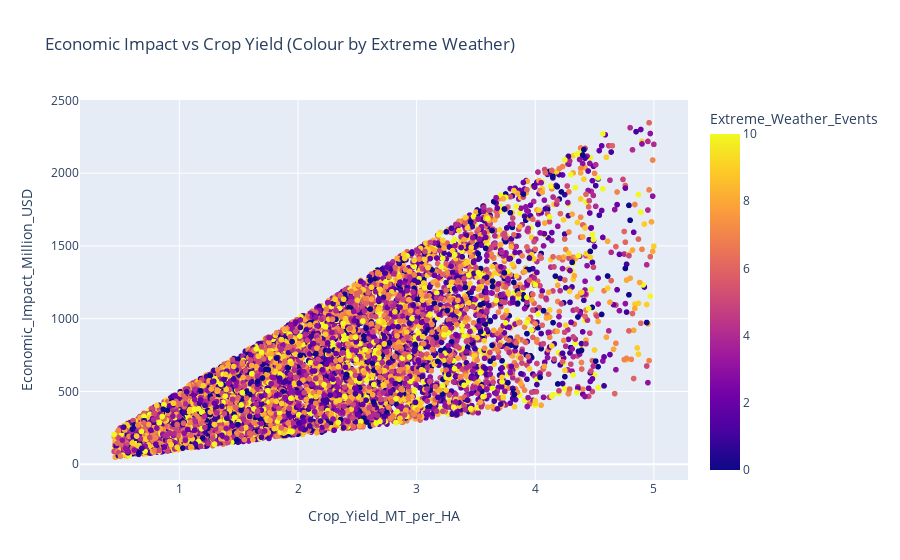

The notebook cell saved with this chart:
### Markdown cell above
We check the relationship betwee crop yield and economic impact as it might be an area we wish to investigate further. Moreover the column 'Economic_Impact_Million_USD' is amibiguous, as it could mean either economic growth or economic damage, by comparing it with a variable that will obviously generate more growth such as crop yield we can determine if the economic impact is a positive or negative impact.

### Code cell
fig = px.scatter(
    df,
    x="Crop_Yield_MT_per_HA",   # This graph was created with help from Copilot
    y="Economic_Impact_Million_USD",     # Note: This graph won't render on GitHub; fork and run locally to see the output.
    color="Extreme_Weather_Events",
    hover_data=["Year", "Soil_Health_Index", "CO2_Emissions_MT"],
    title="Economic Impact vs Crop Yield (Colour by Extreme Weather)"
)

fig.show()

### Figure 1 — Plotly figure (JSON) as saved in the notebook; plotly's stock layout.template omitted (floating-point values rounded to 4 significant figures; data arrays with more than 128 entries replaced by an {"elided": "..."} marker saying what was removed)
{"data": [{"customdata": {"elided": "9000x3 float values"}, "hovertemplate": "Crop_Yield_MT_per_HA=%{x}<br>Economic_Impact_Million_USD=%{y}<br>Year=%{customdata[0]}<br>Soil_Health_Index=%{customdata[1]}<br>CO2_Emissions_MT=%{customdata[2]}<br>Extreme_Weather_Events=%{marker.color}<extra></extra>", "legendgroup": "", "marker": {"color": {"elided": "9000 int values"}, "coloraxis": "coloraxis", "symbol": "circle"}, "mode": "markers", "name": "", "showlegend": false, "type": "scattergl", "x": {"elided": "9000 float values"}, "xaxis": "x", "y": {"elided": "9000 float values"}, "yaxis": "y"}], "layout": {"coloraxis": {"colorbar": {"title": {"text": "Extreme_Weather_Events"}}, "colorscale": [[0, "#0d0887"], [0.1111, "#46039f"], [0.2222, "#7201a8"], [0.3333, "#9c179e"], [0.4444, "#bd3786"], [0.5556, "#d8576b"], [0.6667, "#ed7953"], [0.7778, "#fb9f3a"], [0.8889, "#fdca26"], [1, "#f0f921"]]}, "legend": {"tracegroupgap": 0}, "title": {"text": "Economic Impact vs Crop Yield (Colour by Extreme Weather)"}, "xaxis": {"anchor": "y", "domain": [0, 1], "title": {"text": "Crop_Yield_MT_per_HA"}}, "yaxis": {"anchor": "x", "domain": [0, 1], "title": {"text": "Economic_Impact_Million_USD"}}}}
